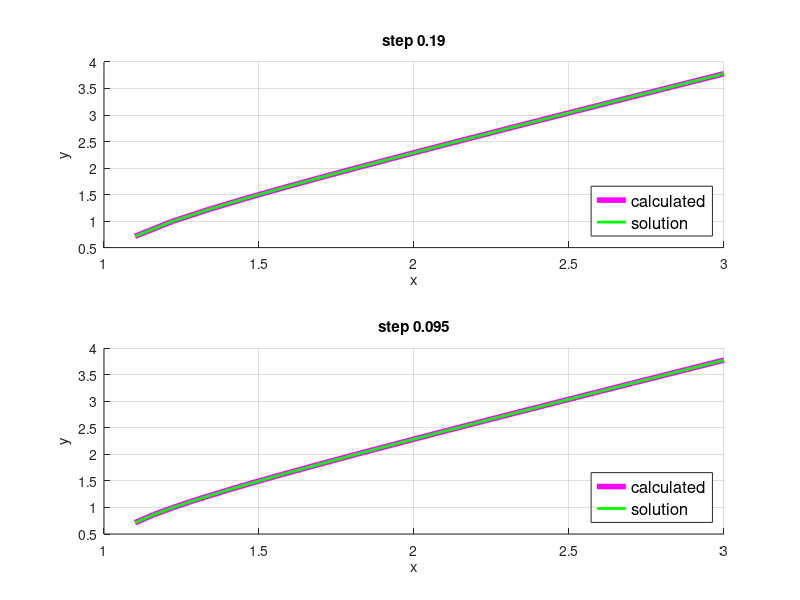
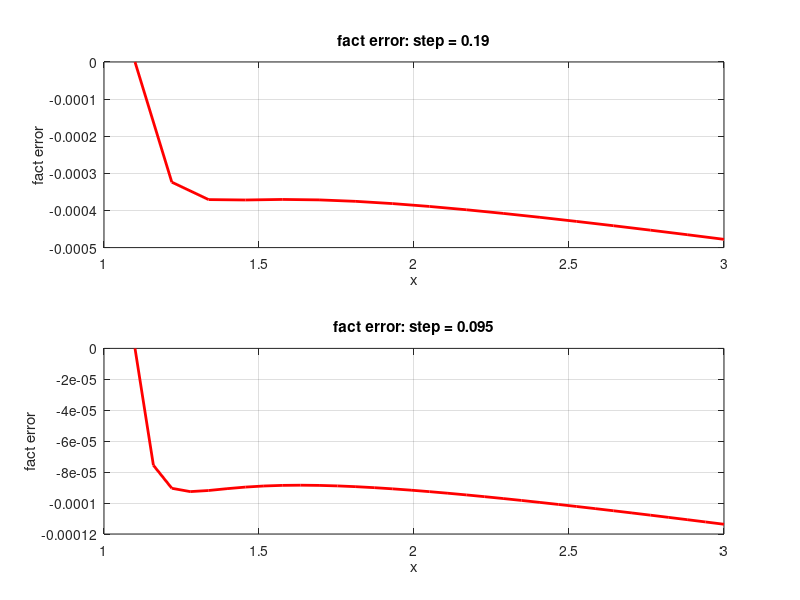
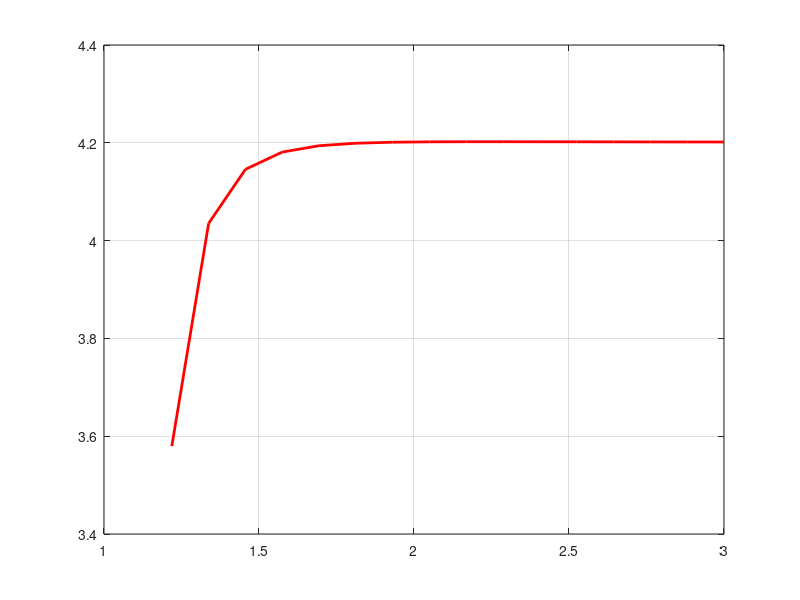
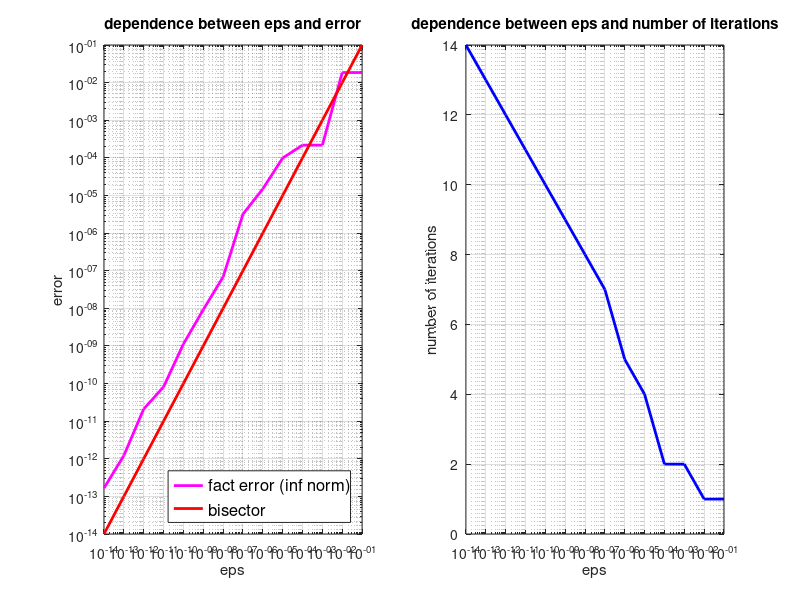

Here is the MATLAB script that generated these plots, in order:
%----------------------------------------------------
formatSpec = '%f %f';
sizeM = [2 Inf];
fileID = fopen('step1_calculated_solution.txt', 'r');
A = fscanf(fileID, formatSpec, sizeM);
fclose(fileID);
fileID = fopen('step1_exact_solution.txt', 'r');
B = fscanf(fileID, formatSpec, sizeM);
fclose(fileID);

figure;
subplot(2, 1, 1);
xlabel('x');
ylabel('y');
title('step 0.19');
hold on;
n = size(A);
n = n(2);
plot(A(1, 1:n), A(2, 1:n), 'LineWidth', 4, 'Color', 'm');
hold on;
plot(B(1, 1:n), B(2, 1:n), 'LineWidth', 2, 'Color', 'g');
hold on;
grid on;
legend({'calculated', 'solution'}, 'Location', 'southeast', 'FontSize', 12);
errors_1_y = zeros(1, n);
errors_1_y(1, 1:n) = A(2, 1:n) - B(2, 1:n);
errors_1_x = A(1, 1:n);

formatSpec = '%f %f';
sizeM = [2 Inf];
fileID = fopen('step2_calculated_solution.txt', 'r');
A = fscanf(fileID, formatSpec, sizeM);
fclose(fileID);
fileID = fopen('step2_exact_solution.txt', 'r');
B = fscanf(fileID, formatSpec, sizeM);
fclose(fileID);

subplot(2, 1, 2);
xlabel('x');
ylabel('y');
title('step 0.095');
hold on;
n = size(A);
n = n(2);
plot(A(1, 1:n), A(2, 1:n), 'LineWidth', 4, 'Color', 'm');
hold on;
plot(B(1, 1:n), B(2, 1:n), 'LineWidth', 2, 'Color', 'g');
hold on;
grid on;
legend({'calculated', 'solution'}, 'Location', 'southeast', 'FontSize', 12);
errors_2_y = zeros(1, n);
errors_2_y(1, 1:n) = A(2, 1:n) - B(2, 1:n);
errors_2_x = A(1, 1:n);

%----------------------------------------------------
figure;
subplot(2, 1, 1);
plot(errors_1_x, errors_1_y, 'LineWidth', 2, 'Color', 'r');
grid on;
xlabel('x');
ylabel('fact error');
title('fact error: step = 0.19');
hold on;

subplot(2, 1, 2);
plot(errors_2_x, errors_2_y, 'LineWidth', 2, 'Color', 'r');
grid on;
xlabel('x');
ylabel('fact error');
title('fact error: step = 0.095');
hold on;

figure;
plot(errors_1_x(2:1:end), errors_1_y(2:end) ./ errors_2_y(3:2:end), 'LineWidth', 2, 'Color', 'r');
hold on;
grid on;


%----------------------------------------------------
formatSpec = '%f %f %d';
sizeM = [3 Inf];
fileID = fopen('dependences.txt', 'r');
A = fscanf(fileID, formatSpec, sizeM);
fclose(fileID);

figure;
subplot(1, 2, 1);
loglog(A(1, 1:14), A(2, 1:14), 'LineWidth', 2, 'Color', 'm');
hold on;
loglog(A(1, 1:14), A(1, 1:14), 'LineWidth', 2, 'Color', 'r');
hold on;
xlabel('eps');
ylabel('error');
title('dependence between eps and error');
hold on;
grid on;
legend({'fact error (inf norm)', 'bisector'}, 'Location', 'southeast', 'FontSize', 12);

subplot(1, 2, 2);
semilogx(A(1, 1:14), A(3, 1:14), 'LineWidth', 2, 'Color', 'b');
hold on;
grid on;
xlabel('eps');
ylabel('number of iterations');
title('dependence between eps and number of iterations');
hold on;

%----------------------------------------------------
formatSpec = '%f %f';
sizeM = [2 Inf];
fileID = fopen('perturbation.txt', 'r');
A = fscanf(fileID, formatSpec, sizeM);
fclose(fileID);

figure;
loglog(A(1, 1:12), A(2, 1:12), 'LineWidth', 2, 'Color', 'm');
hold on;
xlabel('perturbation');
ylabel('fact error');
title('dependence between perturbation and fact error (inf norm; eps = 1e-4)');
grid on;
hold on;
